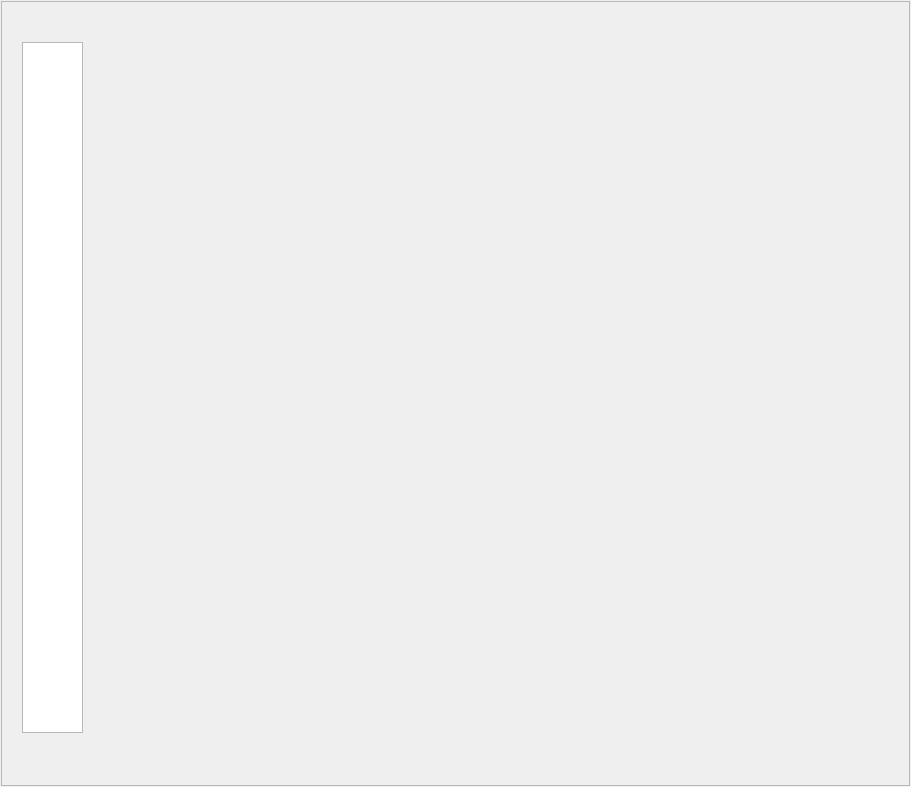
<?xml version="1.0" encoding="UTF-8"?>
<ui version="4.0">
 <class>Form</class>
 <widget class="QWidget" name="Form">
  <property name="geometry">
   <rect>
    <x>0</x>
    <y>0</y>
    <width>911</width>
    <height>787</height>
   </rect>
  </property>
  <property name="font">
   <font>
    <pointsize>10</pointsize>
   </font>
  </property>
  <property name="windowTitle">
   <string>Form</string>
  </property>
  <layout class="QGridLayout" name="gridLayout">
   <property name="leftMargin">
    <number>1</number>
   </property>
   <property name="topMargin">
    <number>1</number>
   </property>
   <property name="rightMargin">
    <number>1</number>
   </property>
   <property name="bottomMargin">
    <number>1</number>
   </property>
   <property name="spacing">
    <number>1</number>
   </property>
   <item row="0" column="0">
    <widget class="ScrollArea" name="ScrollArea">
     <property name="widgetResizable">
      <bool>true</bool>
     </property>
     <widget class="QWidget" name="scrollAreaWidgetContents">
      <property name="geometry">
       <rect>
        <x>0</x>
        <y>0</y>
        <width>907</width>
        <height>783</height>
       </rect>
      </property>
      <widget class="TreeView" name="TreeView">
       <property name="geometry">
        <rect>
         <x>20</x>
         <y>40</y>
         <width>61</width>
         <height>691</height>
        </rect>
       </property>
      </widget>
     </widget>
    </widget>
   </item>
  </layout>
 </widget>
 <customwidgets>
  <customwidget>
   <class>ScrollArea</class>
   <extends>QScrollArea</extends>
   <header>qfluentwidgets</header>
   <container>1</container>
  </customwidget>
  <customwidget>
   <class>TreeView</class>
   <extends>QTreeView</extends>
   <header>qfluentwidgets</header>
  </customwidget>
 </customwidgets>
 <resources/>
 <connections/>
</ui>
